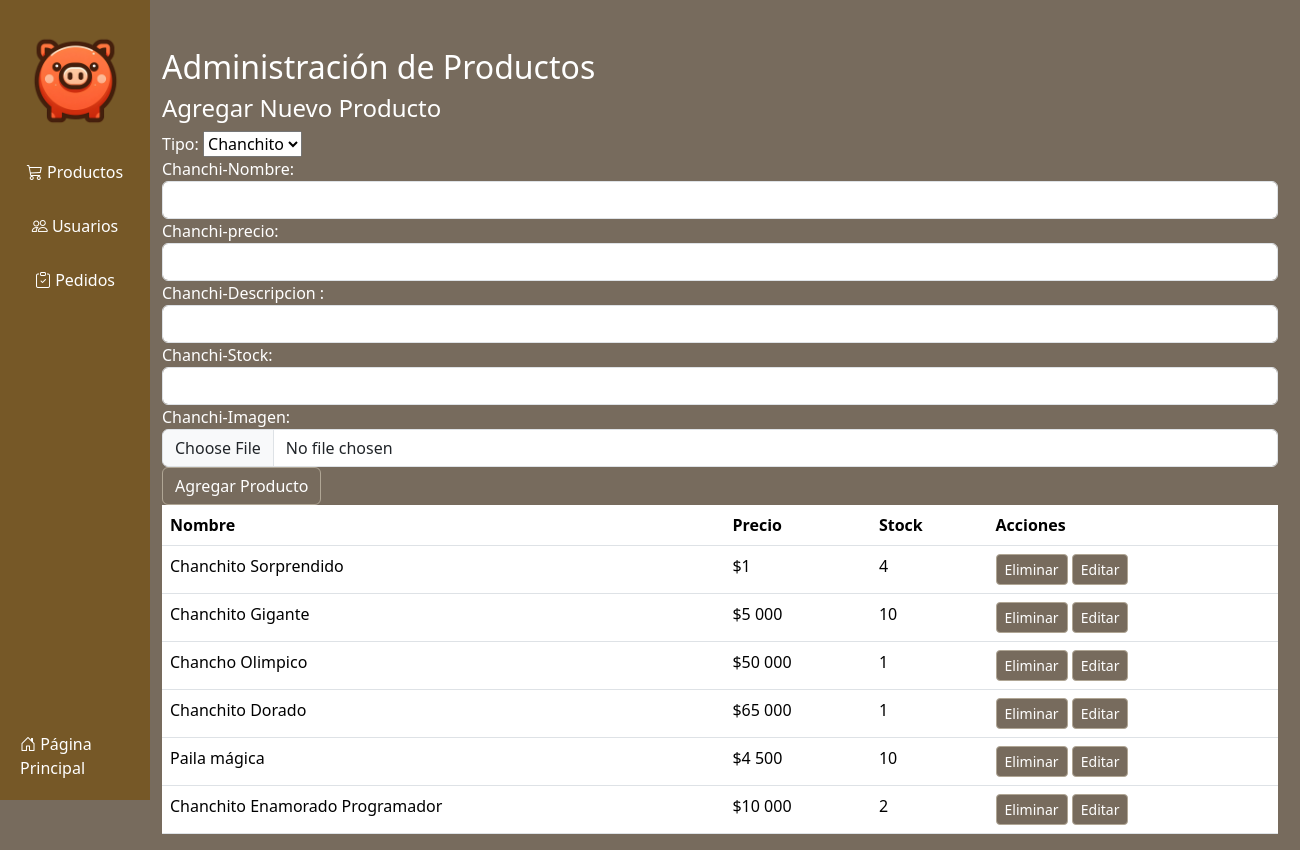
Page /dashboard/ (signed in) on the committed database.
### pagina/models.py (models this page shows, shortened)
class Producto (models.Model):
    TIPO = [
        ('C', 'Chanchito'),
        ('P', 'Paila')
    ]
    tipo = models.CharField(max_length=1,choices=TIPO, default= 'C')
    id = models.UUIDField(default=uuid.uuid4, primary_key=True, unique=True, editable=False)
    nombre = models.CharField(max_length=50,unique=True)
    descripcion = models.CharField(max_length=300)
    valor = models.IntegerField()
    stock = models.IntegerField()
    imagen = models.ImageField(upload_to="productos/")

### pagina/views.py (the view, shortened to what this page needs)
# urls.py: path('dashboard/',dashboard,name='dashboard'),
@login_required
@permission_required("pagina.view_user",raise_exception=True) ##Tira un error en caso q no exista permiso para acceder
def dashboard(request):
    tipos = Producto.TIPO
    productos = Producto.objects.all()
    context = {'productos': productos, 'tipos': tipos}
    return render(request,"core/dashboard.html", context)

### pagina/templates/core/dashboard.html (shortened to what this page needs)
{% extends "core/template_admin.html" %}
{% load humanize %}
{% load static %}
{% block content %}
    <div class="container mt-5 content" id="admin-contenido">
      <h2 class="text-white" class="mb-4">Administración de Productos</h2>
      <h4 class="text-white">Agregar Nuevo Producto</h4>
      <form id="addProductForm" method="post" enctype="multipart/form-data">
        <div class="form-group">
          <label for="productName" class="text-white"
            >Tipo: </label
          >
          <select name="Tipo" id="Tipo">
            {% for value,label in tipos  %} <option value='{{value}}'>{{label}}</option>
            {% endfor %}</select>
        </div>
        <div class="form-group">
          <label for="productPrice" class="text-white"
            >Chanchi-Nombre: </label
          >
          <input
            name="productonombre"
            type="text"
            class="form-control"
            id="nombreproducto"
            required
          />
        </div>
        <div class="form-group">
          <label for="productStock" class="text-white">Chanchi-precio:</label>
          <input
            name="precioProducto"
            type="number"
            class="form-control"
            id="precioProducto"
            required
          />
        </div>
        <div class="form-group">
          <label for="productName" class="text-white"
            >Chanchi-Descripcion :</label
          >
          <input
            name="descripcionProducto"
            type="text"
            class="form-control"
            id="descripcionProducto"
            required
          />
        </div>
        <div class="form-group">
          <label for="productName" class="text-white"
            >Chanchi-Stock: </label
          >
          <input
            name="StockProducto"
            type="text"
            class="form-control"
            id="StockProducto"
            required
          />
        </div>
                <div class="form-group">
          <label for="productName" class="text-white"
            >Chanchi-Imagen:</label
          >
          <input
            name="imagenProducto"
            type="file"
            accept="image/*"
            class="form-control"
            id="imagenProducto"
            required
          />
        </div>
        <button type="submit" class="btn btn-primary">Agregar Producto</button>
      </form>
      <table class="table">
        <thead>
          <tr>
            <th>Nombre</th>
            <th>Precio</th>
            <th>Stock</th>
            <th>Acciones</th>
          </tr>
        </thead>
        <tbody id="productList">
          {% for product in productos %}
          <tr>
          <td>{{product.nombre}}</td>
          <td>${{product.valor | intcomma}}</td>
          <td>{{product.stock}}</td>
          <td>
            <a class="btn btn-danger btn-sm delete-btn" href="{% url 'eliminar' product.id%}">Eliminar</a>
            <a class="btn btn-info btn-sm edit-btn text-white" href="{% url 'editar' product.id%}">Editar</a>
          </td>
        </tr>
          {% endfor %}
        </tbody>
      </table>
    </div>
{% endblock content %}

### pagina/static/core/css/test.css (style rules this page uses)
body { background-color: #776b5d !important; }
.btn { background-color: #776b5d !important ; transition : all 0.4s !important; border-color: #b0a695 !important; }

### pagina/static/core/css/admin.css (style rules this page uses)
.content { margin-left: 150px; }

### rows in the picture
Producto: nombre "Chanchito Sorprendido", valor "1", stock "4"
Producto: nombre "Chanchito Gigante", valor "5 000", stock "10"
Producto: nombre "Chancho Olimpico", valor "50 000", stock "1"
Producto: nombre "Chanchito Dorado", valor "65 000", stock "1"
Producto: nombre "Paila mágica", valor "4 500", stock "10"
Producto: nombre "Chanchito Enamorado Programador", valor "10 000", stock "2"

### other values in the picture
form field Tipo "Chanchito"
